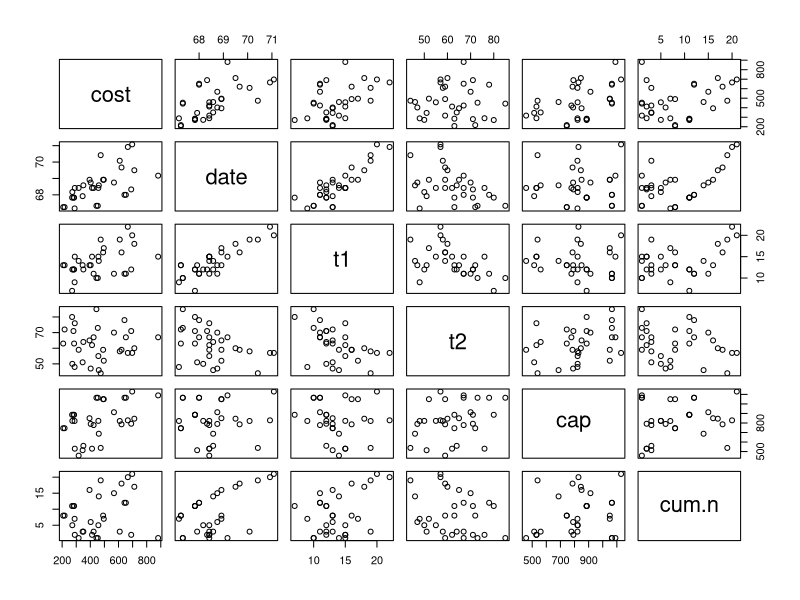
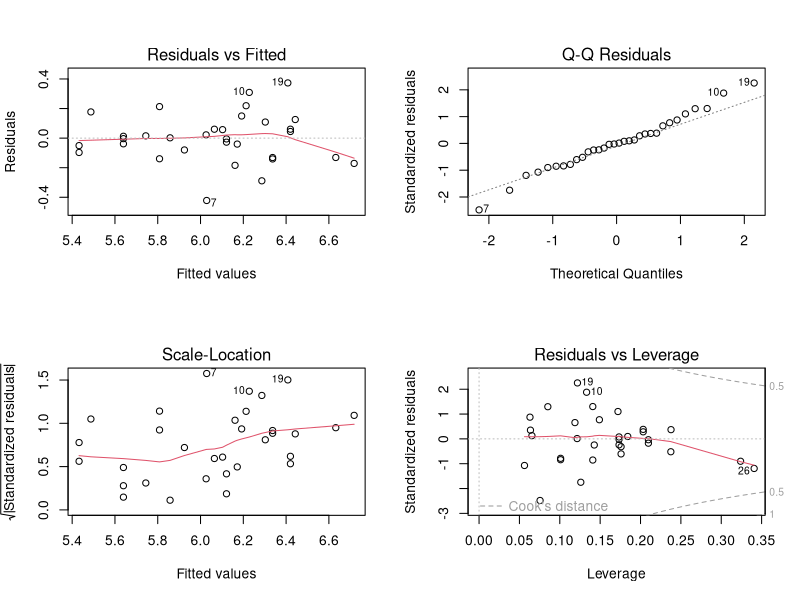
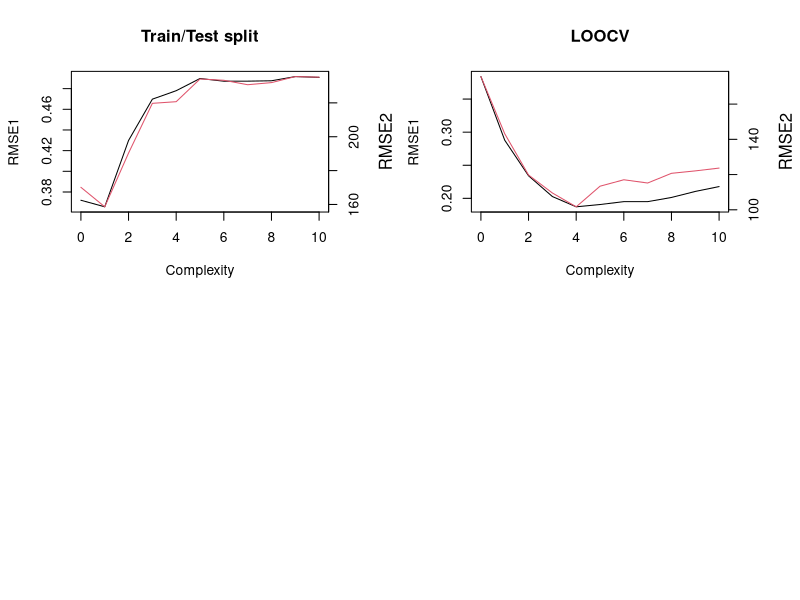

Here is the R script that generated these plots, in order:
## ---- chunk 1
nuclear = read.table("nuclear.dat", sep="\t", header=T)
attach(nuclear)
## ---- chunk 2
nuclear$pr = as.factor(nuclear$pr)
nuclear$ne = as.factor(nuclear$ne)
nuclear$ct = as.factor(nuclear$ct)
nuclear$bw = as.factor(nuclear$bw)
nuclear$pt = as.factor(nuclear$pt)
## ---- chunk 3
plot(nuclear[,sapply(nuclear, is.numeric)])
## ---- chunk 4
all.fit = lm(log(cost)~., data = nuclear)
summary(all.fit)
## ---- chunk 5
all_no_t1.fit = lm(log(cost)~.-t1, data= nuclear)
summary(all_no_t1.fit)
## ---- chunk 6
nuclear_backwards_sub <- data.frame(nuclear) 
for (i in 1:ncol(nuclear)) {
    p_values.fit <- lm(log(cost)~., data=nuclear_backwards_sub)
    # -1 since we don't want to remove intercept
    p_vals <- summary(p_values.fit)$coefficients[-1,4]
    max_idx <- as.integer(which.max(p_vals)) 
  
    if(p_vals[max_idx] < 0.05) {
      break
    } 
    else {
      # Add one since we don't want to remove targert variable (cost).
      nuclear_backwards_sub <- nuclear_backwards_sub[,-(max_idx+1)] 
    }
}

summary(p_values.fit)
## ---- chunk 7
par(mfrow=c(2,2))
plot(p_values.fit)
## ---- chunk 8
MSE = (cost-exp(fitted.values(p_values.fit)))^2
MSE = mean(MSE)
MSE
## ---- chunk 9
library("MASS")

AIC.fit = lm(log(cost)~.,data = nuclear)
AIC.fit = stepAIC(AIC.fit, direction = "backward")
## ---- chunk 10
AIC.fit$coefficients

n = nrow(nuclear)
BIC.fit = lm(log(cost)~., data=nuclear)
BIC.fit = stepAIC(BIC.fit, direction="backward", k=log(n))
## ---- chunk 11
nuclear.new = data.frame(date=70.0, t1=13, t2=50, cap = 800, pr=1, ne=0, ct=0, bw=1, cum.n=8, pt=1)

nuclear.new$pr = as.factor(nuclear.new$pr)
nuclear.new$ne = as.factor(nuclear.new$ne)
nuclear.new$ct = as.factor(nuclear.new$ct)
nuclear.new$bw = as.factor(nuclear.new$bw)
nuclear.new$pt = as.factor(nuclear.new$pt)

p_values.pred = predict.lm(p_values.fit, nuclear.new, se.fit=TRUE)
AIC.pred = predict.lm(AIC.fit, nuclear.new, se.fit=TRUE)
BIC.pred = predict.lm(BIC.fit, nuclear.new, se.fit=TRUE)

sprintf("P-value estimate: %f SE: %f", exp(p_values.pred$fit),exp(p_values.pred$se.fit))
sprintf("AIC estimate: %f SE: %f", exp(AIC.pred$fit),exp(AIC.pred$se.fit))
sprintf("BIC estimate: %f SE: %f", exp(BIC.pred$fit),exp(BIC.pred$se.fit))
## ---- chunk 12
n = nrow(nuclear)
ind = sample(1:n,n/2,replace=FALSE)
RMSE.test1 = rep(NA,11) 
RMSE.test2 = rep(NA,11) 
model_narrow = lm(log(cost) ~ 1, data = nuclear)
model_wide = lm(log(cost) ~ ., data = nuclear)

for(i in 0:10)
{
 fit = stepAIC(model_narrow, direction="forward", steps=i,data=nuclear[ind,],
               scope=list(lower=model_narrow, upper=model_wide), k = 0)
 pred = predict(fit,nuclear[-ind,])
 RMSE.test1[i+1] = sqrt(mean((log(nuclear$cost)-pred)^2))
 RMSE.test2[i+1] = sqrt(mean((nuclear$cost-exp(pred))^2))
}
par(mar = c(5, 4, 4, 4) + 0.3)  # Leave space for z axis
plot(0:10,RMSE.test1,main="Train/Test split",xlab="Complexity",ylab="RMSE1",type="l") # first plot
par(new = TRUE)
plot(0:10,RMSE.test2, type = "l", axes = FALSE, bty = "n", xlab = "", ylab = "",col=2)
axis(side=4, at = pretty(range(RMSE.test2)))
mtext("RMSE2", side=4, line=3)
## ---- chunk 13
# library(lmvar)
# RMSE.cv1 = rep(0,10)
# RMSE.cv2 = rep(0,10)
# for(i in 0:10)
# {
# fit = stepAIC(model_narrow, direction="forward", steps=i,k=0,
#         scope=list(lower=model_narrow, upper=model_wide),trace=0)
#  fit = lm(formula(fit),data=nuclear,x=TRUE,y=TRUE)
#  #Note: the k in the command below has a different meaning than k above!!! 
#  RMSE.cv1[i+1] = cv.lm(fit,k=10)$MSE_sqrt$mean
#  RMSE.cv2[i+1] = cv.lm(fit,k=10,log=TRUE)$MSE_sqrt$mean
# }
# 
# par(mar = c(5, 4, 4, 4) + 0.3)  # Leave space for z axis
# plot(0:10,RMSE.cv1,xlab="Complexity",ylab="RMSE1",type="l") # first plot
# par(new = TRUE)
# plot(0:10,RMSE.cv2, main="10-fold CV",type = "l", axes = FALSE, bty = "n", xlab = "", ylab = "",col=2)
# axis(side=4, at = pretty(range(RMSE.cv2)))
# mtext("RMSE2", side=4, line=3)
## ---- chunk 14
library(boot)
RMSE.LOOCV1 = rep(0,11)
RMSE.LOOCV2 = rep(0,11)
for(i in 0:10) {
  fit = stepAIC(model_narrow, direction="forward", steps=i,k=0,
        scope=list(lower=model_narrow, upper=model_wide),trace=0)
 fit = glm(formula(fit),data=nuclear,x=TRUE,y=TRUE)
 
 RMSE.LOOCV1[i+1] = sqrt(cv.glm(nuclear ,fit)$delta[1])
 
 nuclear.diag = glm.diag(fit)
 yhat = exp(fitted(fit))
 y= exp(fit$y)
 RMSE.LOOCV2[i+1] = sqrt(mean((y-yhat)^2 / (1-nuclear.diag$h)^2))
}

par(mar = c(5, 4, 4, 4) + 0.3)  # Leave space for z axis
plot(0:10,RMSE.LOOCV1,xlab="Complexity",ylab="RMSE1",type="l") # first plot
par(new = TRUE)
plot(0:10,RMSE.LOOCV2, main="LOOCV",type = "l", axes = FALSE, bty = "n", xlab = "", ylab = "",col=2)
axis(side=4, at = pretty(range(RMSE.LOOCV2)))
mtext("RMSE2", side=4, line=3)
